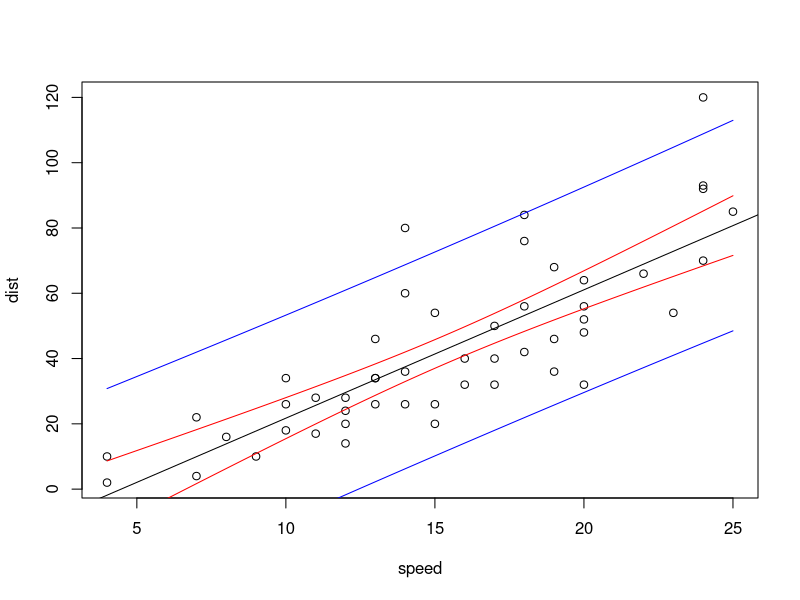

This chart was generated by the following R code:
# *** Linear Regression: Inference for the Slope ***
	lm.cars <- lm(dist ~ speed, data=cars);	lm.cars
	# If we want to test H0: B1=0 vs. HA: B1!=0
		summary(lm.cars)	# We have significant evidence that speed is a significant indicator for stopping distance
	# If we want a confidence interval for B1
		confint(lm.cars)
		# To see only see the slope paramter confidence interval
			confint(lm.cars, 'speed')
		# To see level of confidence interested in
			confint(lm.cars, 'speed', level=.90)
			
# *** Linear Regression: Confidence Intervals for the Mean ***
	lm.cars <- lm(dist ~ speed, data=cars);	lm.cars
	# To find predicted values
		predict(lm.cars, data.frame(speed=20))	# Stopping distance when traveling 20mph
	# To find prediction interval
		predict(lm.cars, data.frame(speed=20), interval='prediction')	# Gives 95% confidence interval
	# To find confidence interval
		predict(lm.cars, data.frame(speed=20), interval='confidence')	# Gives 95% confidence interval
	# To find confidence interval for more than 1 value
		predict(lm.cars, data.frame(speed=c(10,20,30)), interval='confidence')
	# To find 90% confidence interval
		predict(lm.cars, data.frame(speed=20), interval='confidence', level=.90)
	# Displaying prediction bands and confidence bands on a regression plot
		plot(dist~speed, data=cars)
		abline(lm.cars)
		range(cars$speed)
		x <- seq(4, 25, length=1000)
		# Confidence bands
			y <- predict(lm.cars, data.frame(speed=x), interval='confidence')
			lines(x, y[,2], col='red')	# lower confidence limits
			lines(x, y[,3], col='red')	# upper confidence limits
		# Prediction bands
			y <- predict(lm.cars, data.frame(speed=x), interval='prediction')
			lines(x, y[,2], col='blue')	# lower prediction limits
			lines(x, y[,3], col='blue')	# upper prediction limits